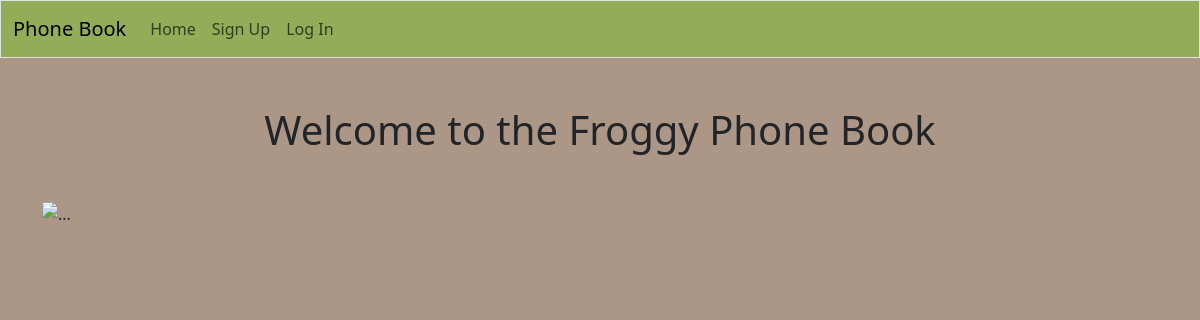
/, run on an earlier commit of the app's database.
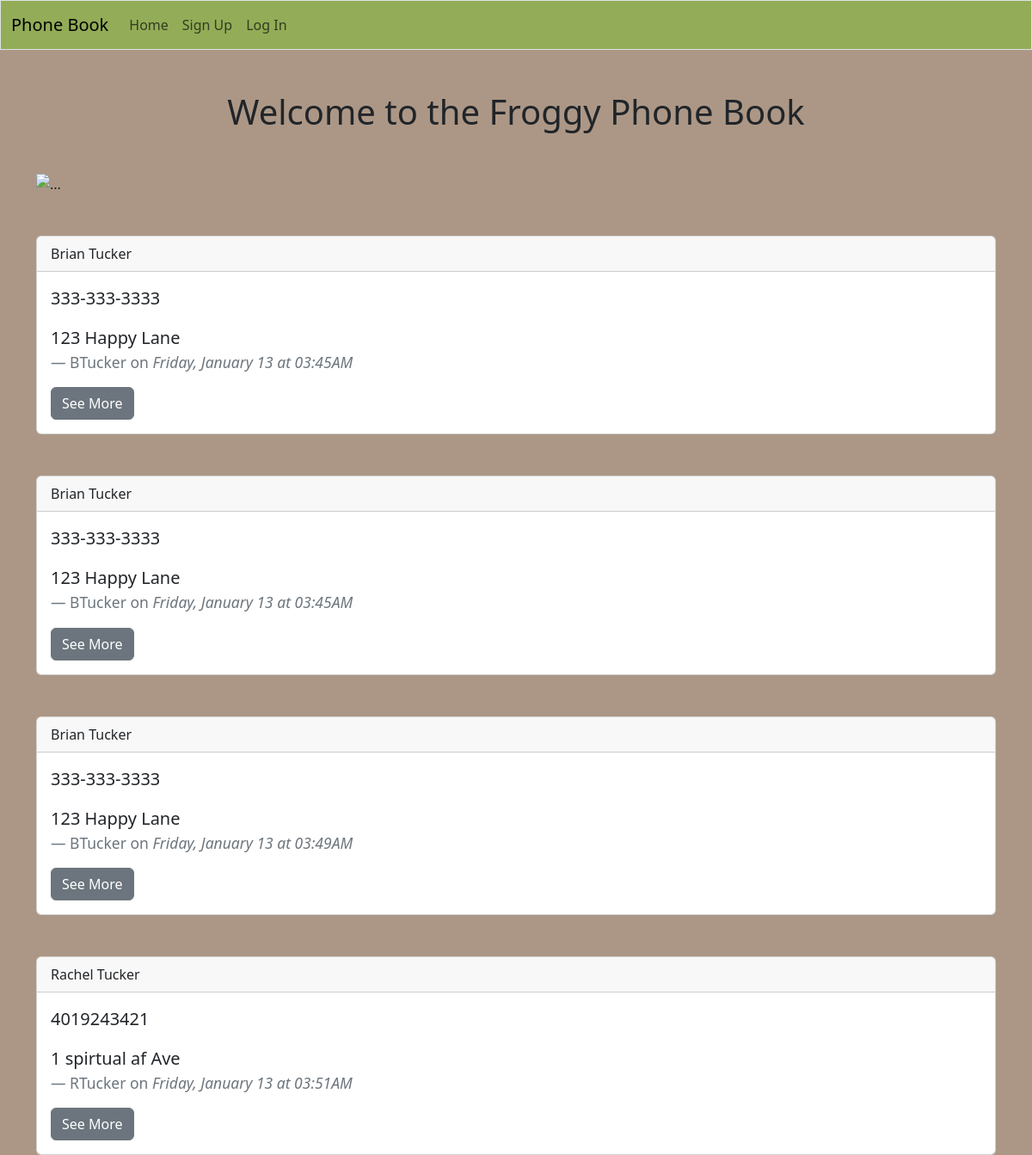
And on a later commit of the database.
### app/models.py (models this page shows, shortened)
class Address(db.Model):
    id = db.Column(db.Integer, primary_key=True)
    first_name = db.Column(db.String(50), nullable=False)
    last_name = db.Column(db.String(50), nullable=False)
    phone_number = db.Column(db.String)
    address = db.Column(db.String)
    date_created=db.Column(db.DateTime, nullable=False, default=datetime.utcnow)
    user_id=db.Column(db.Integer, db.ForeignKey('user.id')) #references user(id)

class User(db.Model, UserMixin):
    id = db.Column(db.Integer, primary_key=True)
    first_name = db.Column(db.String(50), nullable=False)
    last_name = db.Column(db.String(50), nullable=False)
    email = db.Column(db.String(50), nullable=False, unique=True)
    username = db.Column(db.String(50), nullable=False, unique=True)
    password = db.Column(db.String(256), nullable=False)
    date_created = db.Column(db.DateTime, nullable=False, default=datetime.utcnow)
    addresses = db.relationship('Address', backref='author', lazy='dynamic')

### app/routes.py (the view)
@app.route('/')
def index():
    addresses = Address.query.all()
    return render_template('index.html', addresses=addresses)

### app/templates/index.html (shortened to what this page needs)
{% extends 'base.html' %}
{% block content %}
{% if current_user.is_authenticated %}
    <h1 class="text-center mt-5 mb-5">Welcome Back, {{ current_user.username }}!</h1>
    <img src="https://m.media-amazon.com/images/I/41pzwhOAL-L._AC_SY780_.jpg" class="mx-auto d-block" alt="...">
{% else %}
    <h1 class="text-center mt-5">Welcome to the Froggy Phone Book</h1>
    <img src="https://m.media-amazon.com/images/I/41pzwhOAL-L._AC_SY780_.jpg" class="mx-auto d-block mt-5" alt="...">
{% endif %}
{% for address in addresses %}
    <div class="card mt-5">
        <div class="card-header">
        {{ address.first_name }} {{ address.last_name }}
        </div>
        <div class="card-body">
        <blockquote class="blockquote mb-0">
            <p>{{ address.phone_number }}</p>
            <p>{{ address.address }}</p>
            <footer class="blockquote-footer">{{ address.author.username }} on
                <cite title="Source Title">{{ address.date_created.strftime('%A, %B %d at %I:%M%p') }}</cite>
            </footer>
        </blockquote>
        <a href="{{ url_for('get_address', address_id=address.id) }}" class="btn btn-secondary mt-3">See More</a>
        </div>
    </div>
{% endfor %}
{% endblock %}

### app/templates/base.html (shortened to what this page needs)
<!DOCTYPE html>
<html lang="en">
<head>
    <link rel="stylesheet" href = "https://cdn.jsdelivr.net/npm/bootstrap@5.3.0-alpha1/dist/css/bootstrap.min.css">
</head>
<body class="bg" style="background-color:rgb(172, 151, 134)">
    {% include 'nav.html' %}
    <div class="container">
        {% block content %}
        {% endblock content %}
    </div>
</body>
</html>

### app/templates/nav.html (shortened to what this page needs)
<nav class="border navbar navbar-expand-lg navbar-light" style="background-color: #92ac57;">
  <div class="container-fluid">
    <a class="navbar-brand" href="/">Phone Book</a>
    <div class="collapse navbar-collapse" id="navbarNavAltMarkup">
    <div class="navbar-nav">
        <a class="nav-link" href="{{ url_for('index') }}">Home</a>
        {% if current_user.is_authenticated %}
            <a class="nav-link" href="{{ url_for('logout') }}">Log Out</a>
            <a class="nav-link" href="{{ url_for('add_address') }}">Add Address</a>
        {% else %}
            <a class="nav-link" href="{{ url_for('signup') }}">Sign Up</a>
            <a class="nav-link" href="{{ url_for('login') }}">Log In</a>
        {% endif %}
    </div>
    </div>
</div>
</nav>

What changed in the data, as far as the page shows it:
added Address: first_name "Brian", last_name "Tucker", phone_number "333-333-3333", address "123 Happy Lane", author.username "BTucker", date_created "Friday, January 13 at 03:45AM"
added Address: first_name "Brian", last_name "Tucker", phone_number "333-333-3333", address "123 Happy Lane", author.username "BTucker", date_created "Friday, January 13 at 03:45AM"
added Address: first_name "Brian", last_name "Tucker", phone_number "333-333-3333", address "123 Happy Lane", author.username "BTucker", date_created "Friday, January 13 at 03:49AM"
added Address: first_name "Rachel", last_name "Tucker", phone_number "4019243421", address "1 spirtual af Ave", author.username "RTucker", date_created "Friday, January 13 at 03:51AM"
